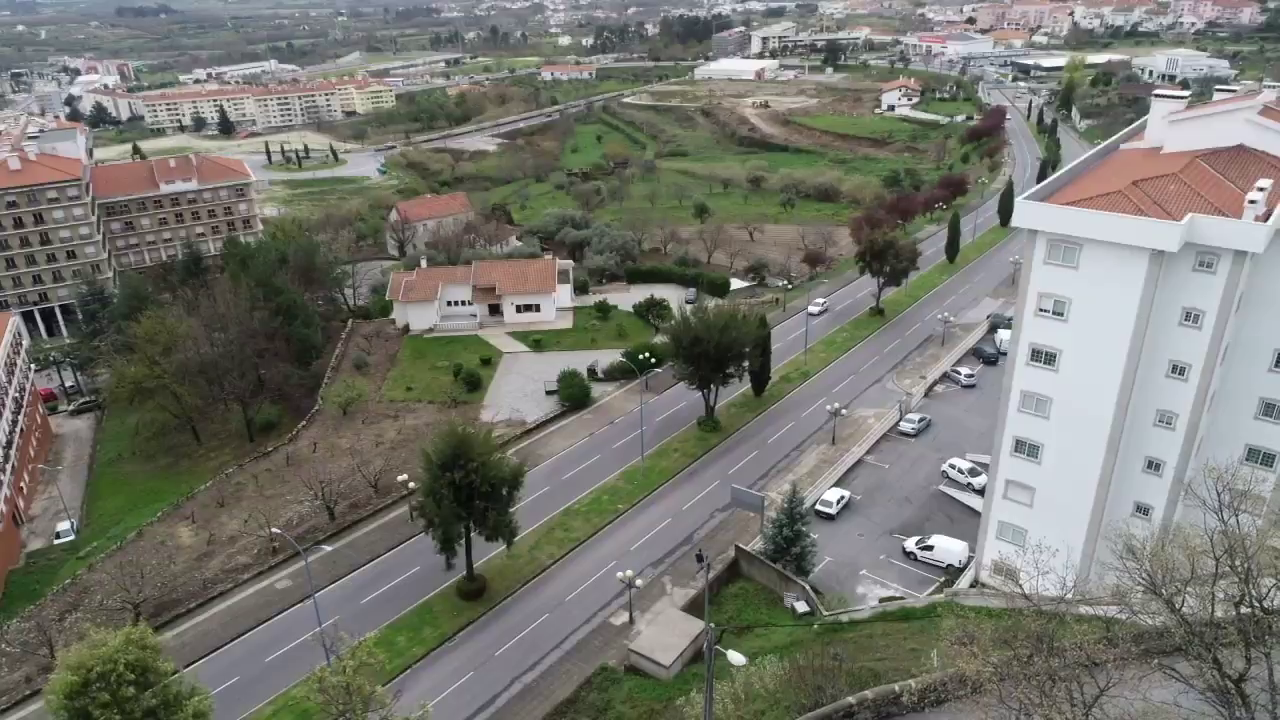
#> input picture src/image_registration/real_drone.png, 1280 x 720 px
$ python main.py   (older library calls are emulated)
#> lines starting #> are read from the running program, lines starting #| are printed output that depends on the picture
import numpy as np
import cv2
from matplotlib import pyplot as plt

# open the image files
img1 = cv2.imread('real_drone.png', 0)
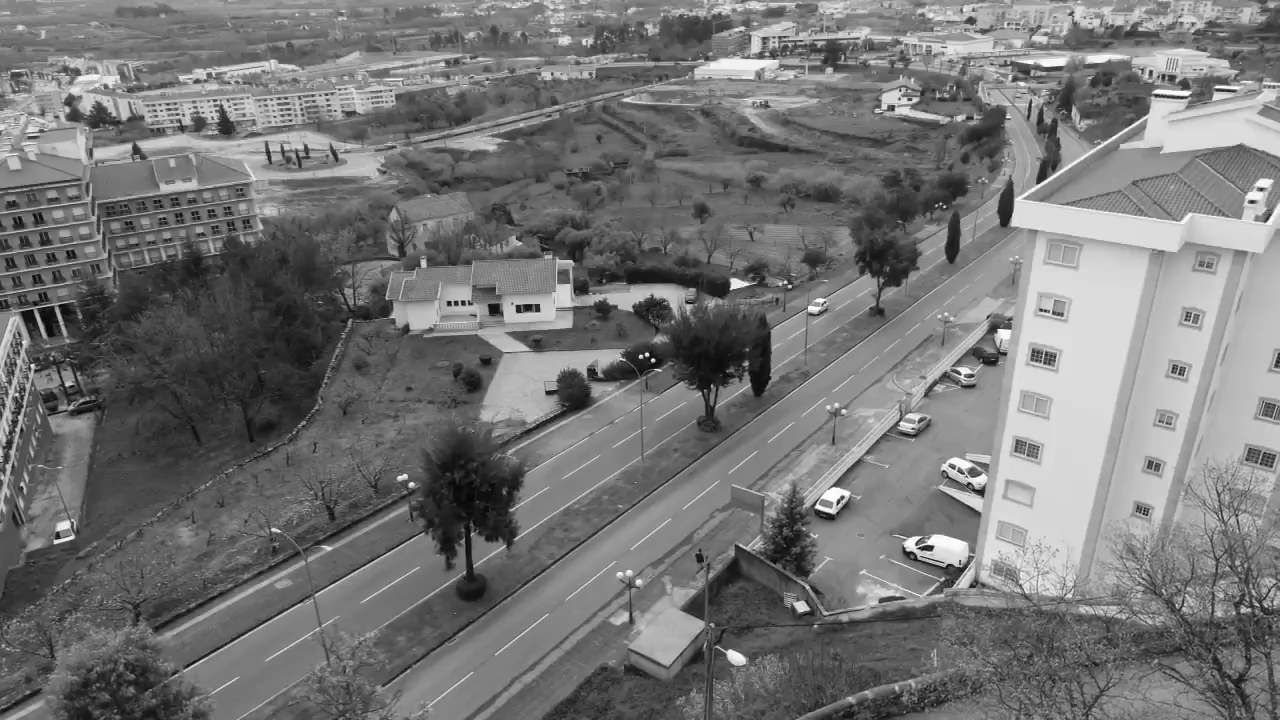
#> img1: shape (720, 1280); min 0, max 255, mean 117.4
img2 = cv2.imread('rua.png', 0)
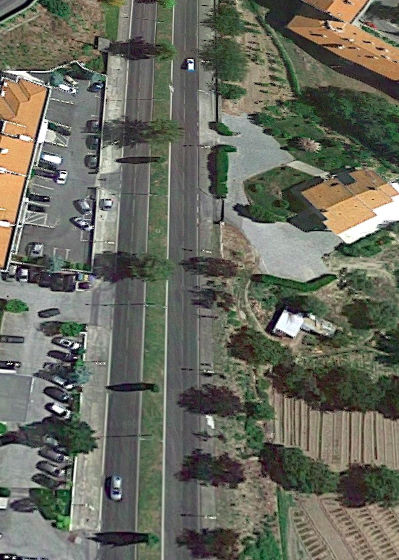
#> input picture src/image_registration/rua.png, 399 x 560 px
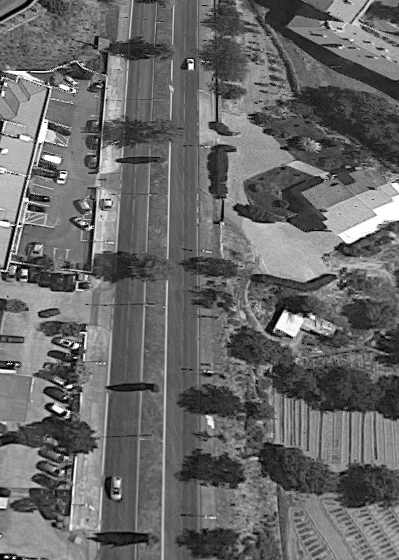
#> img2: shape (560, 399); min 0, max 255, mean 104.1

pts1 = np.array([(668, 639), (472, 585), (710, 424), (644, 476), (759, 396), (807, 364), (876, 313), (907, 299), (953, 264), (975, 249), (1005, 227), (503, 353), (592, 389), (617, 561), (672, 519), (719, 481), (757, 453), (795, 423), (825, 398), (855, 376), (877, 357), (899, 340), (920, 323), (939, 309), (601, 455), (645, 427), (686, 404)])
pts2 = np.array([(102, 46), (165, 53), (163, 132), (163, 101), (162, 161), (158, 195), (159, 271), (156, 306), (155, 390), (153, 437), (154, 541), (295, 161), (223, 140), (139, 68), (139, 87), (137, 105), (136, 123), (136, 146), (134, 169), (134, 193), (133, 214), (132, 240), (131, 263), (129, 289), (184, 102), (184, 120), (184, 140)])

# find homography
M, mask = cv2.findHomography(pts1, pts2, cv2.RANSAC)

# load points
points = np.loadtxt('points.txt', delimiter=' ')

for p in points:
  # homogeneous point
  pt = np.array((p[0],p[1],1)).reshape((3,1))
  px, py, pz = M.dot(pt)
  # convert homogeneous to cartesian
  px = np.int(np.round(px/pz))
  py = np.int(np.round(py/pz))

  img2 = cv2.circle(img2, (px, py), radius=2, color=(0, 255, 255), thickness=-1)
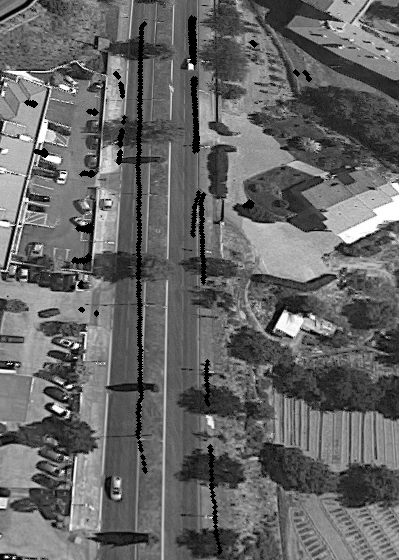
#> img2: shape (560, 399); min 0, max 255, mean 101.9

cv2.imshow('image', img2)
cv2.waitKey(0)

# use homography
h, w = img2.shape
#> h = 560; w = 399
imgReg = cv2.warpPerspective(img1, M, (w, h))
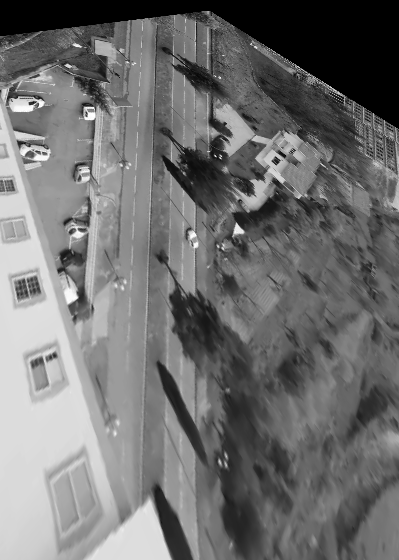
#> imgReg: shape (560, 399); min 0, max 255, mean 112
cv2.imshow('image', imgReg)
cv2.waitKey(0)
